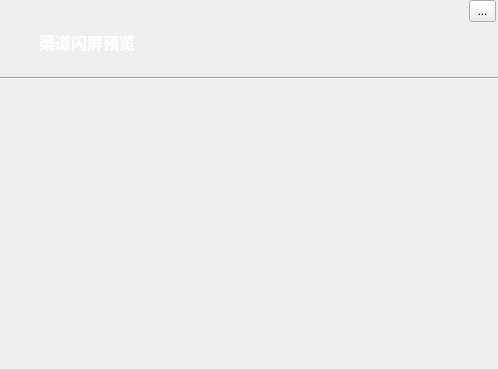
<?xml version="1.0" encoding="UTF-8"?>
<ui version="4.0">
 <class>Form</class>
 <widget class="QWidget" name="Form">
  <property name="geometry">
   <rect>
    <x>0</x>
    <y>0</y>
    <width>498</width>
    <height>369</height>
   </rect>
  </property>
  <property name="windowTitle">
   <string>Form</string>
  </property>
  <property name="styleSheet">
   <string notr="true">QToolButton[objectName=&quot;closetoolButton&quot;] {
border:0px;
}
QToolButton[objectName=&quot;closetoolButton&quot;]:hover {
image:url(:/images/close_hover.png);
}
QToolButton[objectName=&quot;closetoolButton&quot;]:pressed {
image:url(:/images/close_pressed.png);
}

QWidget[objectName=&quot;widget&quot;]{
background-image: url(:/images/funcell_bg.png);
}
QPushButton[objectName=&quot;pushButton&quot;]{
background-color: rgb(0, 170, 255);
color: rgb(255, 255, 255);
}
QPushButton[objectName=&quot;pushButton_2&quot;]{
background-color: rgb(0, 165, 0);
color: rgb(255, 255, 255);
}
QCheckBox[objectName=&quot;checkBox&quot;]{
color: rgb(255, 0, 0);
}
QWidget[objectName=&quot;Form&quot;]{
background-color: rgb(255, 255, 255);
}
QListWidget[objectName=&quot;listWidget&quot;]{
background-color:transparent;
border:0px;
}

</string>
  </property>
  <widget class="QWidget" name="widget" native="true">
   <property name="geometry">
    <rect>
     <x>-1</x>
     <y>0</y>
     <width>501</width>
     <height>80</height>
    </rect>
   </property>
   <widget class="QLabel" name="label">
    <property name="geometry">
     <rect>
      <x>40</x>
      <y>30</y>
      <width>151</width>
      <height>31</height>
     </rect>
    </property>
    <property name="lineWidth">
     <number>1</number>
    </property>
    <property name="text">
     <string>&lt;html&gt;&lt;head/&gt;&lt;body&gt;&lt;p&gt;&lt;span style=&quot; font-size:12pt; font-weight:600; color:#ffffff;&quot;&gt;渠道闪屏预览&lt;br/&gt;&lt;/span&gt;&lt;/p&gt;&lt;/body&gt;&lt;/html&gt;</string>
    </property>
   </widget>
   <widget class="QToolButton" name="closetoolButton">
    <property name="geometry">
     <rect>
      <x>470</x>
      <y>0</y>
      <width>27</width>
      <height>22</height>
     </rect>
    </property>
    <property name="text">
     <string>...</string>
    </property>
    <property name="icon">
     <iconset resource="../../WorkSpace_python/mypack/res.qrc">
      <normaloff>:/images/close_normal.png</normaloff>:/images/close_normal.png</iconset>
    </property>
    <property name="iconSize">
     <size>
      <width>27</width>
      <height>22</height>
     </size>
    </property>
   </widget>
   <widget class="Line" name="line">
    <property name="geometry">
     <rect>
      <x>0</x>
      <y>77</y>
      <width>500</width>
      <height>2</height>
     </rect>
    </property>
    <property name="orientation">
     <enum>Qt::Horizontal</enum>
    </property>
   </widget>
  </widget>
  <widget class="QStackedWidget" name="stackedWidget">
   <property name="geometry">
    <rect>
     <x>-1</x>
     <y>80</y>
     <width>501</width>
     <height>291</height>
    </rect>
   </property>
   <property name="currentIndex">
    <number>0</number>
   </property>
   <widget class="QWidget" name="page">
    <widget class="QLabel" name="label_3">
     <property name="geometry">
      <rect>
       <x>220</x>
       <y>110</y>
       <width>45</width>
       <height>45</height>
      </rect>
     </property>
     <property name="text">
      <string/>
     </property>
     <property name="pixmap">
      <pixmap resource="../../WorkSpace_python/mypack/res.qrc">:/images/loading1.png</pixmap>
     </property>
     <property name="alignment">
      <set>Qt::AlignCenter</set>
     </property>
    </widget>
   </widget>
   <widget class="QWidget" name="page_2">
    <widget class="QLabel" name="label_2">
     <property name="geometry">
      <rect>
       <x>0</x>
       <y>0</y>
       <width>501</width>
       <height>291</height>
      </rect>
     </property>
     <property name="text">
      <string/>
     </property>
    </widget>
   </widget>
  </widget>
 </widget>
 <resources>
  <include location="../../WorkSpace_python/mypack/res.qrc"/>
 </resources>
 <connections/>
</ui>
